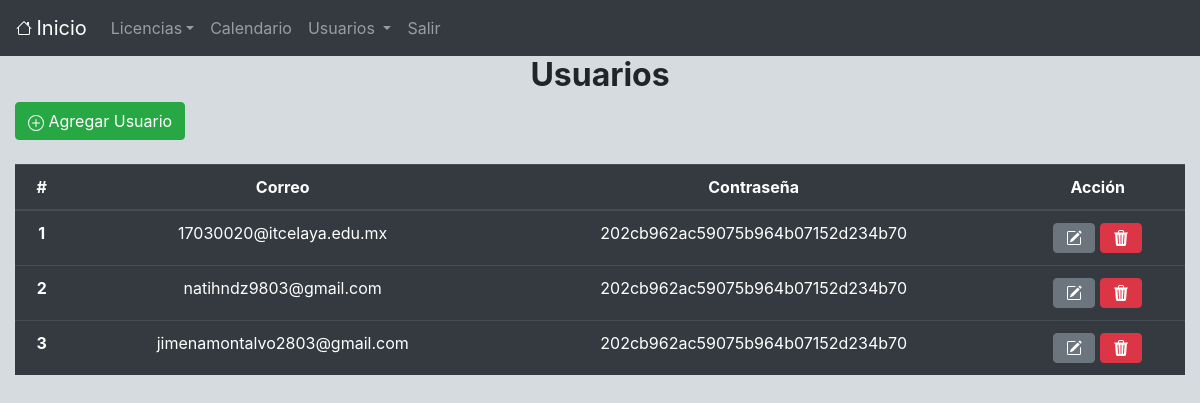
The app's page /usuario/usuario.php with its own data.
### tables this page shows
CREATE TABLE `usuario` (
  `id_usuario` int NOT NULL,
  `correo` varchar(100) DEFAULT NULL,
  `contrasena` varchar(32) NOT NULL,
  `token` varchar(16) DEFAULT NULL
);

### class/usuario.class.php (called while the page is built, shortened)
<?php
require_once("database.class.php");
class Usuario extends Database{
  function readUsuario()
  {
    $resultado = $this->conn->query("SELECT * FROM usuario");
    $datos = $resultado->fetchAll();
    return $datos;
  }
}
$usuario = new Usuario;
?>

### class/database.class.php (called while the page is built, shortened)
<?php
class Database{
  function connect()
  {
    $this->host = "localhost";
    $this->db_name ="licenseas";
    $this->user = "proyecto";
    $this->password = "proyecto123";
    $this->conn = new PDO('mysql:host='.$this->host.';dbname='.$this->db_name, $this->user, $this->password);
  }
}
?>

### usuario/view/index.php (the view, shortened to what this page needs)
<?php include("../view/header.php"); ?>
<h2 align="center"><b>Usuarios </b></h2>
<div class = "container-fluid">
  <div class = "row text-left">
   <div class = "col col-lg-12">
     <a class="btn btn-success" href="usuario.php?action=form" role="button"> Agregar Usuario</a>
   </div>
 </div>
 <div class = "row">
  <div class = "col col-lg-12"> &nbsp;
  </div>
</div>
<div class = "row">
  <div class = "col col-lg-12">
    <table class="table table-dark">
      <thead>
        <tr>
          <th scope="col">#</th>
          <th scope="col">Correo</th>
          <th scope="col">Contraseña</th>
          <th scope="col">Acción</th>
        </tr>
      </thead>
      <tbody>
        <?php
        $i = 1;
        foreach ($data as $resultado=>$fila){
          ?>
          <tr>
            <th scope="row"><?php echo $i; ?></th>
            <td style="text-align:center;"><?php echo $fila["correo"];  ?></td>
            <td style="text-align:center;"><?php echo $fila["contrasena"];  ?></td>
            <td style="text-align:center;"><a class="btn btn-secondary" href="usuario.php?action=form&id_usuario=<?php echo $fila["id_usuario"];  ?>" role="button"></a>
            <a class="btn btn-danger" href="usuario.php?action=delete&id_usuario=<?php echo $fila["id_usuario"];  ?>" role="button" onclick="return confirm('¿Realmente desea eliminar?')"></a></td>
          </tr>
          <?php
          $i++;
        }
        ?>
      </tbody>
    </table>
  </div>
</div>
</div>
<?php include("../view/footer.php"); ?>

### usuario/view/index.php (style rules this page uses)
table th { text-align: center; }

### records on screen
usuario: correo "17030020@itcelaya.edu.mx", contrasena "202cb962ac59075b964b07152d234b70"
usuario: correo "natihndz9803@gmail.com", contrasena "202cb962ac59075b964b07152d234b70"
usuario: correo "jimenamontalvo2803@gmail.com", contrasena "202cb962ac59075b964b07152d234b70"
